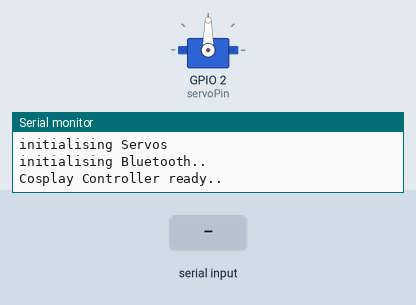
Recording of a sketch running on a simulated ESP32. Shown: servo, the last lines printed to the serial monitor. The test bench sets the inputs (shaded band). Nothing arrives over Bluetooth unless stated.

Above: at 5.2 s.
5.3 s: "51" received over the second serial link
At 5.7 s:
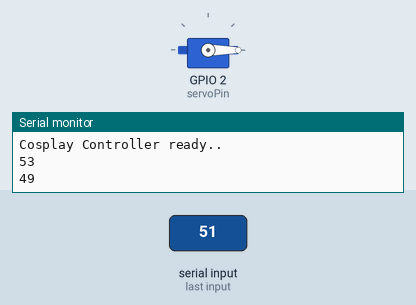
6.8 s: "52" received over the second serial link
At 8.0 s:
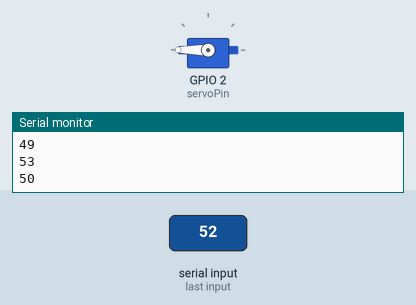
8.3 s: "1" received over the second serial link
At 9.1 s:
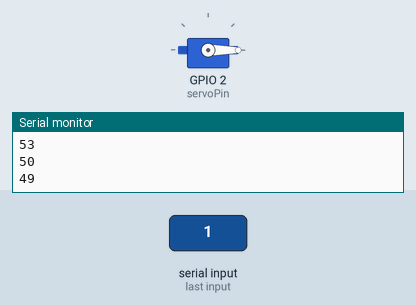
9.8 s: "2" received over the second serial link
At 10.2 s:
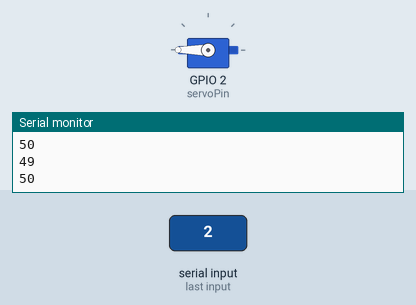
Timing chart, 0 to 12.3 s (numbered marks = the images above; inputs shaded):
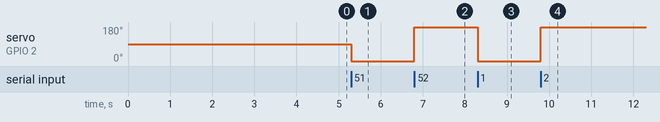

Measured:
- after the input at 5.3 s, servo on GPIO 2 (servoPin): 90° → 0° at once
- after the input at 6.8 s, servo on GPIO 2 (servoPin): 0° → 180° at once
- after the input at 8.3 s, servo on GPIO 2 (servoPin): 180° → 0° at once
- after the input at 9.8 s, servo on GPIO 2 (servoPin): 0° → 180° at once

The sketch:

CosplayController.ino
```cpp
#include <ESP32Servo.h>
#include "BluetoothSerial.h"

Servo myservo;  // crea el objeto servo

#if !defined(CONFIG_BT_ENABLED) || !defined(CONFIG_BLUEDROID_ENABLED)
#error Bluetooth is not enabled! Please run `make menuconfig` to and enable it
#endif

//Define Bluetooth Configuration
#define BL_IDENTIFIER       "GLAMED_LeoCosplay"
const char *btPin = "Leo234";
String btReceivedValue = "";

//BlueTooth Serial
BluetoothSerial SerialBT;


int pos = 0;    // posicion del servo

// Recommended PWM GPIO pins on the ESP32 include 2,4,12-19,21-23,25-27,32-33
int servoPin = 2;

void setup() {
  Serial.begin(115200);
  Serial.println("Now initialising Cosplay Controller");
  Serial.println("initialising Servos");

  // Allow allocation of all timers
  ESP32PWM::allocateTimer(0);
  ESP32PWM::allocateTimer(1);
  ESP32PWM::allocateTimer(2);
  ESP32PWM::allocateTimer(3);
  myservo.setPeriodHertz(50);    // standard 50 hz servo
  myservo.attach(servoPin, 500, 2400);

  Serial.println("initialising Bluetooth..");
  delay(3000);
  SerialBT.begin(BL_IDENTIFIER); //Bluetooth device name
  SerialBT.setPin(btPin);
  delay(1000);

  Serial.println("Cosplay Controller ready..");
}

void loop() {
  CheckForBluetooth();
}

// Revisar comandos recibidos por Bluetooth
void CheckForBluetooth()
{
  if (SerialBT.available())
  {
    btReceivedValue = SerialBT.read();
    Serial.println(btReceivedValue);

    if(btReceivedValue == "49") //0
    {
        myservo.write(0);
    }
    else if(btReceivedValue == "50") //1
    {
        myservo.write(180);
    }
    else if (btReceivedValue == "51") //2
    {

    }
    else if (btReceivedValue == "52") //3
    {

    }
  }
}
```
